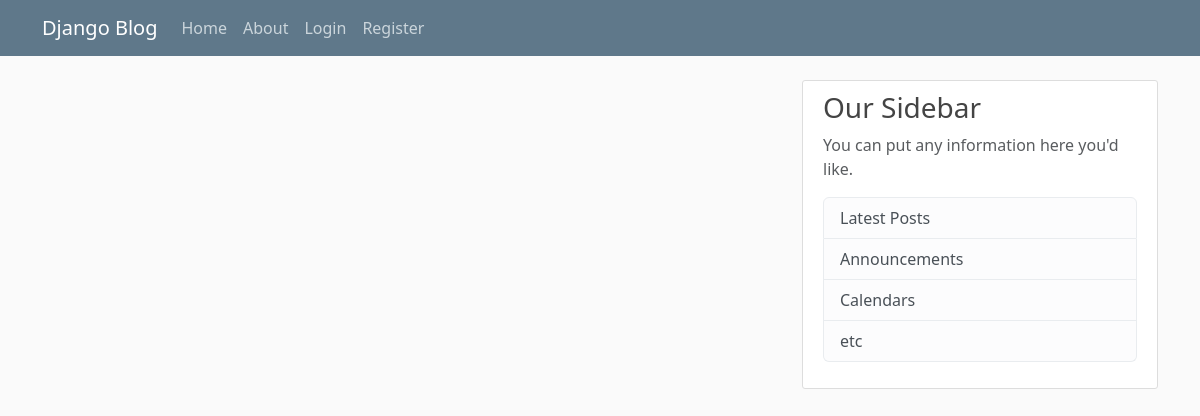
The app's page /, older data.
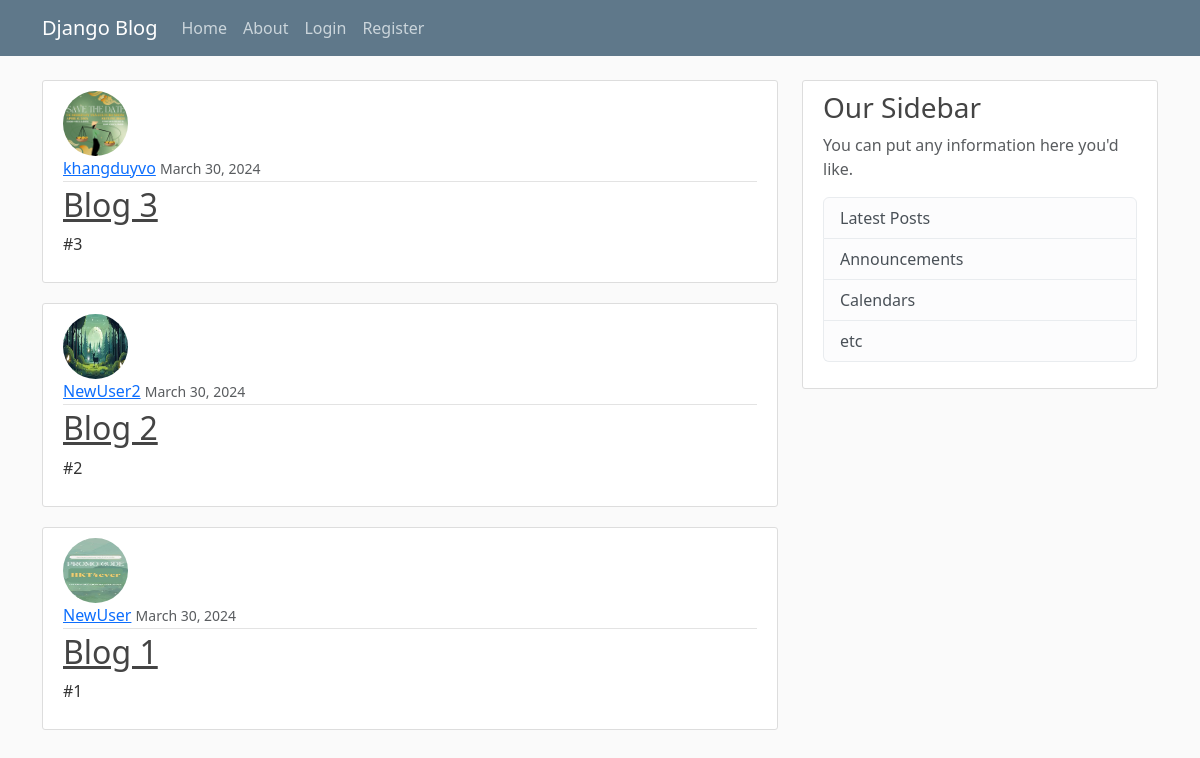
The same page, newer data.
### blog/models.py (models this page shows, shortened)
class Post(models.Model):
    title = models.CharField(max_length=100)
    content = models.TextField()
    date_posted = models.DateTimeField(default=timezone.now)
    author = models.ForeignKey(User, on_delete=models.CASCADE)

### users/models.py (models this page shows, shortened)
class Profile(models.Model):
    user = models.OneToOneField(User, on_delete=models.CASCADE)
    """
    CASCADE: if delete user, delete profile
    if delete profile, user still exist
    """
    image = models.ImageField(default='default.jpg', upload_to='profile_pics')

### blog/views.py (the view)
# urls.py: path('', PostListView.as_view(), name='blog-home'),
class PostListView(ListView):
    model = Post
    template_name = 'blog/home.html'  # <app>/<model>_<viewtype>.html
    context_object_name = 'posts'
    ordering = ['-date_posted']

### blog/templates/blog/home.html
{% extends "blog/base.html" %}
{% block content %}
{% for post in posts %}
<article class="media content-section">
    <img class="rounded-circle article-img" src="{{ post.author.profile.image.url }}">
    <div class="media-body">
        <div class="article-metadata">
            <a class="mr-2" href="#">{{ post.author }}</a>
            <small class="text-muted">{{ post.date_posted|date:"F d, Y" }}</small>
        </div>
        <h2>
            <a class="article-title" href="#">{{ post.title }}</a>
        </h2>
        <p class="article-content">{{ post.content }}</p>
    </div>
</article>
{% endfor %}
{% endblock content %}

### blog/templates/blog/base.html (shortened to what this page needs)
{% load static %}
<!DOCTYPE html>
<html lang="en">
<head>
    <link href="https://cdn.jsdelivr.net/npm/bootstrap@5.3.3/dist/css/bootstrap.min.css" rel="stylesheet"
>
    <link rel="stylesheet" type="text/css" href="{% static 'blog/main.css' %}">
</head>
<body>
    <header class="site-header">
        <nav class="navbar navbar-expand-md navbar-dark bg-steel fixed-top">
            <div class="container">
                <a class="navbar-brand mr-4" href="{% url 'blog-home' %}">Django Blog</a>
                <div class="collapse navbar-collapse" id="navbarToggle">
                    <div class="navbar-nav mr-auto">
                        <a class="nav-item nav-link" href="{% url 'blog-home' %}">Home</a>
                        <a class="nav-item nav-link" href="{% url 'blog-about' %}">About</a>
                    </div>
                    <div class="navbar-nav">
                        {% if user.is_authenticated %}
                        <a class="nav-item nav-link" href="{% url 'profile' %}">Profile</a>
                        <form action="{% url 'logout' %}" method="post">
                            {% csrf_token %}
                            <button type="submit">Logout</button>
                        </form>
                        {% else %}
                        <a class="nav-item nav-link" href="{% url 'login' %}">Login</a>
                        <a class="nav-item nav-link" href="{% url 'register' %}">Register</a>
                        {% endif %}
                    </div>
                </div>
            </div>
        </nav>
    </header>
    <main role="main" class="container">
        <div class="row">
            <div class="col-md-8">
                {% block content %}{% endblock %}
            </div>
            <div class="col-md-4">
                <div class="content-section">
                    <h3>Our Sidebar</h3>
                    <p class='text-muted'>
                        You can put any information here you'd like.
                    <ul class="list-group">
                        <li class="list-group-item list-group-item-light">Latest Posts</li>
                        <li class="list-group-item list-group-item-light">Announcements</li>
                        <li class="list-group-item list-group-item-light">Calendars</li>
                        <li class="list-group-item list-group-item-light">etc</li>
                    </ul>
                    </p>
                </div>
            </div>
        </div>
    </main>
</body>
</html>

### blog/static/blog/main.css (style rules this page uses)
body { background: #fafafa; color: #333333; margin-top: 5rem; }
h1, h2, h3, h4, h5, h6 { color: #444444; }
ul { margin: 0; }
.bg-steel { background-color: #5f788a; }
.site-header .navbar-nav .nav-link { color: #cbd5db; }
.content-section { background: #ffffff; padding: 10px 20px; border: 1px solid #dddddd; border-radius: 3px; margin-bottom: 20px; }
.article-title { color: #444444; }
.article-content { white-space: pre-line; }
.article-img { height: 65px; width: 65px; margin-right: 16px; }
.article-metadata { padding-bottom: 1px; margin-bottom: 4px; border-bottom: 1px solid #e3e3e3 }

Row changes from the older to the newer data that the page shows:
added Post: author.profile.image (picture), author "khangduyvo", date_posted "March 30, 2024", title "Blog 3", content "#3"
added Post: author.profile.image (placeholder picture), author "NewUser2", date_posted "March 30, 2024", title "Blog 2", content "#2"
added Post: author.profile.image (picture), author "NewUser", date_posted "March 30, 2024", title "Blog 1", content "#1"
